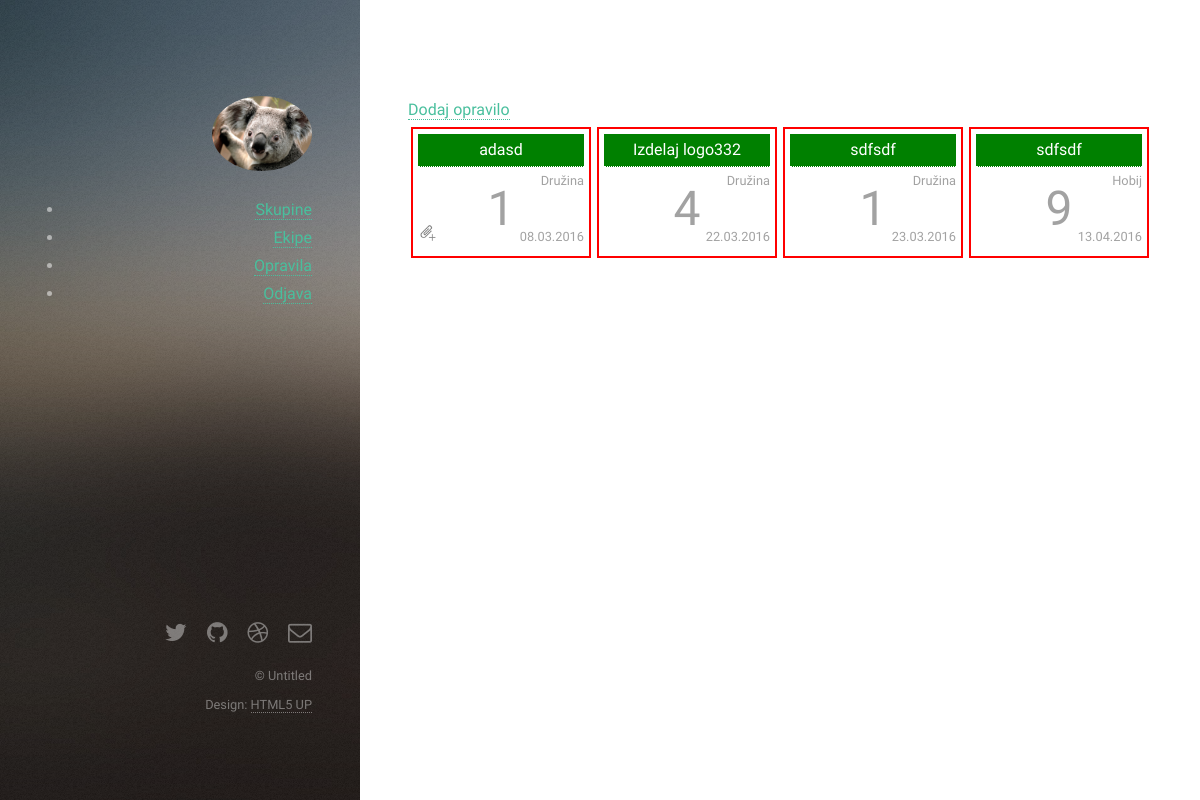
Page /tasks.php (signed in) on the committed database.
### tables this page shows
CREATE TABLE `tasks` (
  `id` int(11) NOT NULL,
  `team_id` int(11) DEFAULT NULL,
  `user_id` int(11) NOT NULL,
  `group_id` int(11) NOT NULL,
  `title` varchar(50) NOT NULL,
  `description` text,
  `date_add` timestamp NOT NULL DEFAULT CURRENT_TIMESTAMP,
  `date_end` timestamp NOT NULL DEFAULT '0000-00-00 00:00:00',
  `deadline` timestamp NOT NULL DEFAULT '0000-00-00 00:00:00',
  `priority` int(11) NOT NULL DEFAULT '10'
);

CREATE TABLE `groups` (
  `id` int(11) NOT NULL,
  `title` varchar(50) NOT NULL,
  `description` text
);

### tasks.php (the view, shortened to what this page needs)
<?php
    include_once './header.php';
    include_once './database.php';
    $user_id = $_SESSION['user_id'];
    $query = "SELECT t.*, g.title AS gtitle "
            . "FROM tasks t INNER JOIN groups g "
            . "ON g.id = t.group_id "
            . "WHERE t.user_id = $user_id "
            . "ORDER BY t.deadline ASC";
    $result = mysqli_query($link, $query);
    echo '<a href="task_add.php">Dodaj opravilo</a>';
    echo '<br />';
    echo '<div id="opravila">';
    while ($row = mysqli_fetch_array($result)) {
        echo '<div class="opravilo">';
        echo '<a href="task.php?task_id='.$row['id'].'">'.$row['title'].'</a>';
        echo '<div class="grouptype">'.$row['gtitle'].'</div>';
        echo '<div class="priority">'.$row['priority'].'</div>';
        echo '<div class="lastnosti">';
        echo '<div class="datum">'.date('d.m.Y',strtotime($row['deadline'])).'</div>';
        $query2 = "SELECT * FROM files WHERE task_id=".$row['id'];
        $result2 = mysqli_query($link, $query2);
        if (mysqli_num_rows($result2) > 0) {
            echo '<img src="images/attachment.png" alt="priponka" />';
        }
        echo '</div>';
        echo '</div>';
    }
    echo '</div>';
?>
<?php
    include_once './footer.php';
?>

### assets/css/main.css (style rules this page uses)
html, body, div, span, applet, object, iframe, h1, h2, h3, h4, h5, h6, p, blockquote, pre, a, abbr, acronym, address, big, cite, code, del, dfn, em, img, ins, kbd, q, s, samp, small, strike, strong, sub, sup, tt, var, b, u, i, center, dl, dt, dd, ol, ul, li, fieldset, form, label, legend, table, caption, tbody, tfoot, thead, tr, th, td, article, aside, canvas, details, embed, figure, figcaption, footer, header, hgroup, menu, nav, output, ruby, section, summary, time, mark, audio, video { margin: 0; padding: 0; border: 0; font-size: 100%; font: inherit; vertical-align: baseline; }
body { line-height: 1; }
body { -webkit-text-size-adjust: none; }
*, *:before, *:after { -moz-box-sizing: border-box; -webkit-box-sizing: border-box; box-sizing: border-box; }
body { background: #fff; }
body, input, select, textarea { color: #a2a2a2; font-family: "Source Sans Pro", Helvetica, sans-serif; font-size: 16pt; font-weight: 400; line-height: 1.75em; }
a { -moz-transition: color 0.2s ease-in-out, border-color 0.2s ease-in-out; -webkit-transition: color 0.2s ease-in-out, border-color 0.2s ease-in-out; -ms-transition: color 0.2s ease-in-out, border-color 0.2s ease-in-out; transition: color 0.2s ease-in-out, border-color 0.2s ease-in-out; border-bottom: dotted 1px; color: #49bf9d; text-decoration: none; }
@media screen and (max-width: 1800px) { body, input, select, textarea { font-size: 12pt; } }
.opravilo { border-color: red; border-style: solid; border-width: 2px; width: 180px; padding: 5px; margin: 3px; float: left; }
.opravilo a { color: white; display: block; background-color: green; padding: 2px; text-align: center; }
.opravilo .grouptype { text-align: right; font-size: 0.8em; }
.opravilo .priority { text-align: center; font-size: 3em; }
.opravilo .lastnosti .datum { text-align: right; font-size: 0.8em; float: right; }
.opravilo .lastnosti img { width: 20px; float: left; }

### rows in the picture
tasks: title "adasd", group.title "Družina", priority "1", deadline "08.03.2016"
tasks: title "Izdelaj logo332", group.title "Družina", priority "4", deadline "22.03.2016"
tasks: title "sdfsdf", group.title "Družina", priority "1", deadline "23.03.2016"
tasks: title "sdfsdf", group.title "Hobij", priority "9", deadline "13.04.2016"
